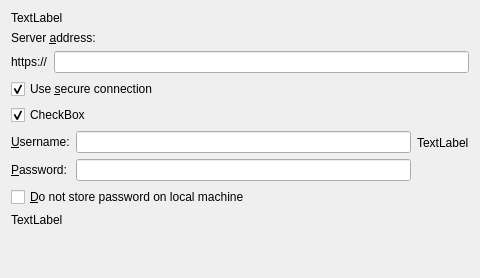
<?xml version="1.0" encoding="UTF-8"?>
<ui version="4.0">
 <class>OwncloudSetupPage</class>
 <widget class="QWidget" name="OwncloudSetupPage">
  <property name="geometry">
   <rect>
    <x>0</x>
    <y>0</y>
    <width>480</width>
    <height>278</height>
   </rect>
  </property>
  <property name="windowTitle">
   <string>Form</string>
  </property>
  <layout class="QGridLayout" name="gridLayout">
   <item row="1" column="0">
    <widget class="QLabel" name="serverAddressLabel">
     <property name="text">
      <string>Server &amp;address:</string>
     </property>
     <property name="buddy">
      <cstring>leUrl</cstring>
     </property>
    </widget>
   </item>
   <item row="0" column="0" colspan="2">
    <widget class="QLabel" name="topLabel">
     <property name="sizePolicy">
      <sizepolicy hsizetype="Preferred" vsizetype="Fixed">
       <horstretch>0</horstretch>
       <verstretch>0</verstretch>
      </sizepolicy>
     </property>
     <property name="text">
      <string>TextLabel</string>
     </property>
    </widget>
   </item>
   <item row="3" column="0" colspan="2">
    <layout class="QHBoxLayout" name="horizontalLayout_2">
     <item>
      <layout class="QVBoxLayout" name="verticalLayout">
       <item>
        <widget class="QCheckBox" name="cbSecureConnect">
         <property name="text">
          <string>Use &amp;secure connection</string>
         </property>
         <property name="checked">
          <bool>true</bool>
         </property>
        </widget>
       </item>
       <item>
        <widget class="QCheckBox" name="cbConnectOC">
         <property name="enabled">
          <bool>true</bool>
         </property>
         <property name="text">
          <string>CheckBox</string>
         </property>
         <property name="checkable">
          <bool>true</bool>
         </property>
         <property name="checked">
          <bool>true</bool>
         </property>
        </widget>
       </item>
       <item>
        <layout class="QFormLayout" name="formLayout">
         <item row="0" column="0">
          <widget class="QLabel" name="label_2">
           <property name="text">
            <string>&amp;Username:</string>
           </property>
           <property name="buddy">
            <cstring>leUsername</cstring>
           </property>
          </widget>
         </item>
         <item row="0" column="1">
          <widget class="QLineEdit" name="leUsername">
           <property name="toolTip">
            <string>Enter the NextCloud username.</string>
           </property>
          </widget>
         </item>
         <item row="1" column="0">
          <widget class="QLabel" name="label_4">
           <property name="text">
            <string>&amp;Password:</string>
           </property>
           <property name="buddy">
            <cstring>lePassword</cstring>
           </property>
          </widget>
         </item>
         <item row="1" column="1">
          <widget class="QLineEdit" name="lePassword">
           <property name="toolTip">
            <string>Enter the NextCloud password.</string>
           </property>
           <property name="text">
            <string/>
           </property>
           <property name="echoMode">
            <enum>QLineEdit::Password</enum>
           </property>
          </widget>
         </item>
        </layout>
       </item>
       <item>
        <widget class="QCheckBox" name="cbNoPasswordStore">
         <property name="toolTip">
          <string>Do not allow the local storage of the password.</string>
         </property>
         <property name="text">
          <string>&amp;Do not store password on local machine</string>
         </property>
        </widget>
       </item>
      </layout>
     </item>
     <item>
      <widget class="QLabel" name="sideLabel">
       <property name="text">
        <string>TextLabel</string>
       </property>
      </widget>
     </item>
    </layout>
   </item>
   <item row="2" column="0" colspan="2">
    <layout class="QHBoxLayout" name="horizontalLayout">
     <item>
      <widget class="QLabel" name="protocolLabel">
       <property name="text">
        <string>https://</string>
       </property>
      </widget>
     </item>
     <item>
      <widget class="QLineEdit" name="leUrl">
       <property name="toolTip">
        <string>Enter the url of the NextCloud you want to connect to (without http or https).</string>
       </property>
      </widget>
     </item>
    </layout>
   </item>
   <item row="4" column="0" colspan="2">
    <widget class="QLabel" name="bottomLabel">
     <property name="text">
      <string>TextLabel</string>
     </property>
    </widget>
   </item>
   <item row="5" column="1">
    <spacer name="verticalSpacer">
     <property name="orientation">
      <enum>Qt::Vertical</enum>
     </property>
     <property name="sizeHint" stdset="0">
      <size>
       <width>344</width>
       <height>1</height>
      </size>
     </property>
    </spacer>
   </item>
  </layout>
 </widget>
 <tabstops>
  <tabstop>leUrl</tabstop>
  <tabstop>cbSecureConnect</tabstop>
  <tabstop>cbConnectOC</tabstop>
  <tabstop>leUsername</tabstop>
  <tabstop>lePassword</tabstop>
  <tabstop>cbNoPasswordStore</tabstop>
 </tabstops>
 <resources/>
 <connections/>
</ui>
